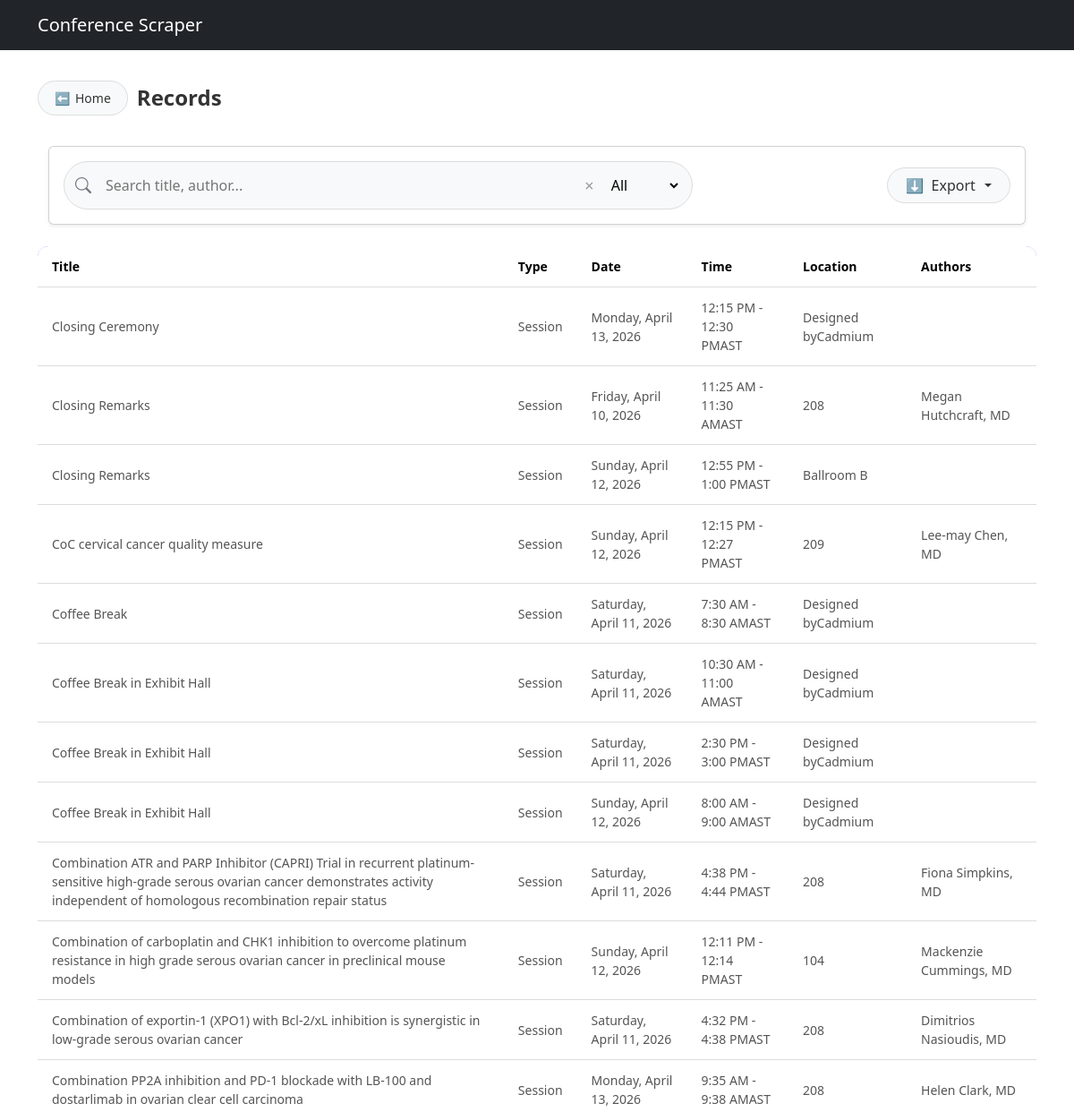
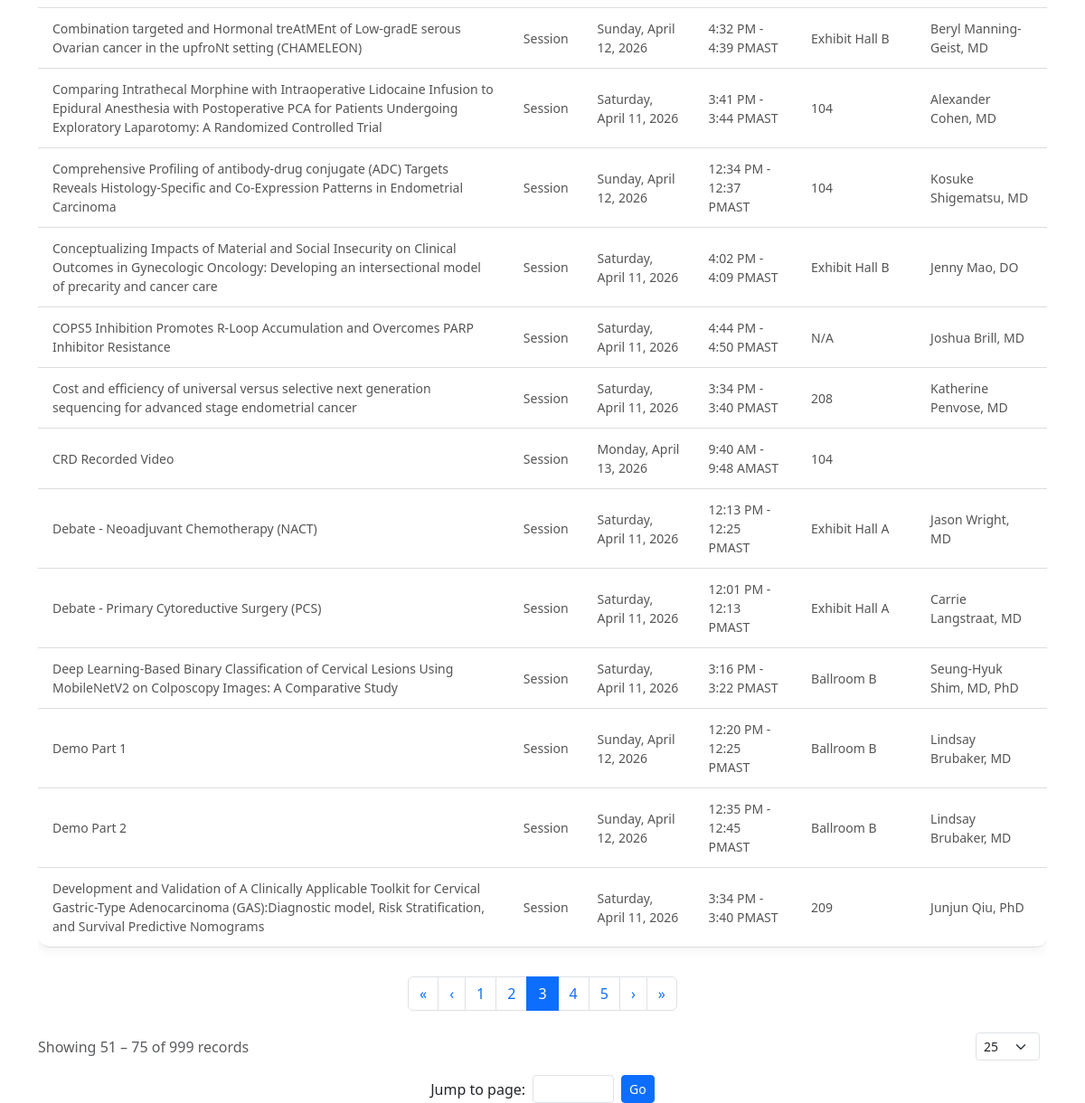
Screenshot of /records/?page=3&search=&type=&limit=25 with the database file from the repository (2 pictures, top to bottom).
### scraper/models.py (models this page shows, shortened)
class ConferenceItem(models.Model):
    SESSION_TYPES = [
        ('Session', 'Session'),
        ('Poster', 'Poster')
    ]
    session_title = models.CharField(max_length=500, default="N/A")
    session_type = models.CharField(max_length=50, choices=SESSION_TYPES)
    poster_title = models.TextField(blank=True, null=True)
    authors = models.TextField(blank=True, null=True)
    affiliations = models.TextField(blank=True, null=True)
    date = models.CharField(max_length=50, blank=True, null=True)
    time = models.CharField(max_length=50, blank=True, null=True)
    location = models.CharField(max_length=255, blank=True, null=True)
    session_category = models.CharField(max_length=255, blank=True, null=True)
    presentation_type = models.CharField(max_length=255, blank=True, null=True)
    description = models.TextField(blank=True, null=True)
    created_at = models.DateTimeField(auto_now_add=True)

### scraper/views.py (the view, shortened to what this page needs)
# urls.py: path("records/", views.records, name="records"),
def records(request):
    search_query = request.GET.get("search", "")
    type_filter = request.GET.get("type", "")
    limit = request.GET.get("limit", 25)
    data = ConferenceItem.objects.all()
    if type_filter:
        data = data.filter(session_type=type_filter)
    paginator = Paginator(data, limit)
    page_number = request.GET.get("page", 1)
    records = paginator.get_page(page_number)
    start_index = records.start_index()
    end_index = records.end_index()
    total_records = paginator.count
    context = {
        "records": records,
        "search_query": search_query,
        "type_filter": type_filter,
        "limit": int(limit),
        "start_index": start_index,
        "end_index": end_index,
        "total_records": total_records,
    }
    return render(request, "records.html", context)

### scraper/templates/records.html (shortened to what this page needs)
{% extends "base.html" %}
{% block content %}
<div class="records-header d-flex flex-wrap align-items-center justify-content-between mb-4">
  <a href="/" class="back-btn">
    ⬅ <span>Home</span>
  </a>
  <h2 class="records-title mb-0">Records</h2>
</div>
<div class="container mt-3">
  <div class="card shadow-sm p-3 mb-4">
    <div class="row g-2 align-items-center">
      <div class="col-md-8 col-sm-12">
        <form id="searchForm">
            <div class="search-wrapper d-flex align-items-center">
            <i class="bi bi-search search-icon"></i>
            <input
                type="text"
                id="searchInput"
                name="search"
                value="{{ search_query }}"
                placeholder="Search title, author..."
                class="search-input"
            >
            <span class="clear-btn" onclick="clearSearch()">&times;</span>
            <select name="type" id="typeFilter" class="filter-dropdown">
                <option value="">All</option>
            </select>
            </div>
          </form>
        </div>
      <div class="col-md-4 col-sm-12 text-md-end text-start">
        <div class="dropdown export-dropdown">
            <button class="dropdown-toggle export-btn w-100 w-md-auto" type="button" data-bs-toggle="dropdown">
            ⬇ <span class="ms-1">Export</span>
            </button>
        </div>
      </div>
    </div>
  </div>
</div>
<div class="table-responsive">
  <table class="table professional-table">
    <thead>
      <tr>
        <th>Title</th>
        <th>Type</th>
        <th>Date</th>
        <th>Time</th>
        <th>Location</th>
        <th>Authors</th>
      </tr>
    </thead>
    <tbody>
      {% for record in records %}
      <tr>
        <td>
          {% if record.session_title %}
            {{ record.session_title }}
          {% else %}
            {{ record.poster_title }}
          {% endif %}
        </td>
        <td>{{ record.session_type }}</td>
        <td>{{ record.date }}</td>
        <td>{{ record.time }}</td>
        <td>{{ record.location }}</td>
        <td>{{ record.authors }}</td>
      </tr>
      {% empty %}
      <tr>
        <td colspan="6" class="text-center">No records found</td>
      </tr>
      {% endfor %}
    </tbody>
  </table>
</div>
<nav class="mt-3">
  <ul class="pagination justify-content-center flex-wrap">
    {% if records.has_previous %}
    <li class="page-item">
      <a class="page-link" href="?page=1&search={{search_query}}&type={{type_filter}}&limit={{limit}}">&laquo;</a>
    </li>
    <li class="page-item">
      <a class="page-link" href="?page={{records.previous_page_number}}&search={{search_query}}&type={{type_filter}}&limit={{limit}}">&lsaquo;</a>
    </li>
    {% endif %}
    {% for num in records.paginator.page_range %}
      {% if num >= records.number|add:-2 and num <= records.number|add:2 %}
      <li class="page-item {% if records.number == num %}active{% endif %}">
        <a class="page-link" href="?page={{num}}&search={{search_query}}&type={{type_filter}}&limit={{limit}}">
          {{num}}
        </a>
      </li>
      {% endif %}
    {% endfor %}
    {% if records.has_next %}
    <li class="page-item">
      <a class="page-link" href="?page={{records.next_page_number}}&search={{search_query}}&type={{type_filter}}&limit={{limit}}">&rsaquo;</a>
    </li>
    <li class="page-item">
      <a class="page-link" href="?page={{records.paginator.num_pages}}&search={{search_query}}&type={{type_filter}}&limit={{limit}}">&raquo;</a>
    </li>
    {% endif %}
  </ul>
</nav>
<div class="d-flex justify-content-between align-items-center flex-wrap mt-4">
  <div id="recordsSummary" class="text-muted">
    Showing {{start_index}} – {{end_index}} of {{total_records}} records
  </div>
  <form method="get" class="d-flex align-items-center">
    <select name="limit" class="form-select form-select-sm me-2" onchange="this.form.submit()">
      <option value="25" {% if limit == 25 %}selected{% endif %}>25</option>
    </select>
  </form>
</div>
<div class="text-center mt-3">
  <form method="get" class="d-inline-flex align-items-center">
    <label class="me-2">Jump to page:</label>
    <input type="number"
      name="page"
      min="1"
      max="{{records.paginator.num_pages}}"
      class="form-control form-control-sm me-2"
      style="width:90px;">
    <button class="btn btn-sm btn-primary">Go</button>
  </form>
</div>
<link href="https://cdn.jsdelivr.net/npm/bootstrap-icons/font/bootstrap-icons.css" rel="stylesheet">
{% endblock %}

### scraper/templates/records.html (style rules this page uses)
.search-wrapper { width: 100%; background: #f8f9fa; border-radius: 50px; padding: 8px 12px; border: 1px solid #ddd; gap: 10px; }
.search-icon { font-size: 18px; color: #6c757d; }
.search-input { border: none; outline: none; background: transparent; flex: 1; padding: 6px; }
.clear-btn { cursor: pointer; font-size: 18px; color: #999; }
.filter-dropdown { border: none; outline: none; background: transparent; padding: 5px; cursor: pointer; }
.export-dropdown { background: #f8f9fa; border-radius: 50px; border: 1px solid #ddd; padding: 6px 14px; display: inline-flex; align-items: center; transition: all 0.2s ease; }
.export-btn { border: none; background: transparent; font-weight: 500; color: #333; cursor: pointer; outline: none; }
.export-btn::after { margin-left: 6px; }
.back-btn { display: inline-flex; align-items: center; background: #f8f9fa; border: 1px solid #ddd; border-radius: 50px; padding: 8px 16px; color: #333; text-decoration: none; font-weight: 500; transition: all 0.2s ease; }
.professional-table { width: 100%; border-collapse: separate; border-spacing: 0; border-radius: 12px; overflow: hidden; box-shadow: 0 4px 12px rgba(0,0,0,0.05); background: #f8f9fa; font-family: "Segoe UI", Tahoma, Geneva, Verdana, sans-serif; }
.professional-table thead tr { background: #4e73df; color: #fff; font-weight: 600; text-align: left; font-size: 14px; }
.professional-table thead th:first-child { border-top-left-radius: 12px; }
.professional-table thead th:last-child { border-top-right-radius: 12px; }
.professional-table tbody tr { background: #fff; transition: all 0.2s ease; }
.professional-table th, .professional-table td { padding: 12px 16px; border-bottom: 1px solid #ddd; vertical-align: middle; }
.professional-table tbody tr:last-child td:first-child { border-bottom-left-radius: 12px; }
.professional-table tbody tr:last-child td:last-child { border-bottom-right-radius: 12px; }
.professional-table tbody td { color: #555; font-size: 14px; }
.records-header { width: 100%; padding: 10px 0; display: flex; flex-wrap: wrap; align-items: center; justify-content: space-between; gap: 10px; }
.back-btn { display: inline-flex; align-items: center; gap: 6px; background: #f8f9fa; border: 1px solid #ddd; border-radius: 50px; padding: 8px 18px; font-size: 14px; font-weight: 500; color: #333; text-decoration: none; transition: all 0.25s ease; }
.records-title { font-weight: 600; font-size: 24px; color: #333; margin: 0; flex-grow: 1; text-align: left; }
.records-title { font-weight: 600; color: #333; margin: 0; }

### rows the page displays
ConferenceItem: session_title "Closing Ceremony", session_type "Session", date "Monday, April 13, 2026", time "12:15 PM - 12:30 PMAST", location "Designed byCadmium"
ConferenceItem: session_title "Closing Remarks", session_type "Session", date "Friday, April 10, 2026", time "11:25 AM - 11:30 AMAST", location "208", authors "Megan Hutchcraft, MD"
ConferenceItem: session_title "Closing Remarks", session_type "Session", date "Sunday, April 12, 2026", time "12:55 PM - 1:00 PMAST", location "Ballroom B"
ConferenceItem: session_title "CoC cervical cancer quality measure", session_type "Session", date "Sunday, April 12, 2026", time "12:15 PM - 12:27 PMAST", location "209", authors "Lee-may Chen, MD"
ConferenceItem: session_title "Coffee Break", session_type "Session", date "Saturday, April 11, 2026", time "7:30 AM - 8:30 AMAST", location "Designed byCadmium"
ConferenceItem: session_title "Coffee Break in Exhibit Hall", session_type "Session", date "Saturday, April 11, 2026", time "10:30 AM - 11:00 AMAST", location "Designed byCadmium"
ConferenceItem: session_title "Coffee Break in Exhibit Hall", session_type "Session", date "Saturday, April 11, 2026", time "2:30 PM - 3:00 PMAST", location "Designed byCadmium"
ConferenceItem: session_title "Coffee Break in Exhibit Hall", session_type "Session", date "Sunday, April 12, 2026", time "8:00 AM - 9:00 AMAST", location "Designed byCadmium"
ConferenceItem: session_title "Combination ATR and PARP Inhibitor (CAPRI) Trial in recurrent platinum-sensitive high-grade serous ovarian cancer demonstrates activity independent of homologous recombination repair status", session_type "Session", date "Saturday, April 11, 2026", time "4:38 PM - 4:44 PMAST", location "208", authors "Fiona Simpkins, MD"
ConferenceItem: session_title "Combination of carboplatin and CHK1 inhibition to overcome platinum resistance in high grade serous ovarian cancer in preclinical mouse models", session_type "Session", date "Sunday, April 12, 2026", time "12:11 PM - 12:14 PMAST", location "104", authors "Mackenzie Cummings, MD"
ConferenceItem: session_title "Combination of exportin-1 (XPO1) with Bcl-2/xL inhibition is synergistic in low-grade serous ovarian cancer", session_type "Session", date "Saturday, April 11, 2026", time "4:32 PM - 4:38 PMAST", location "208", authors "Dimitrios Nasioudis, MD"
ConferenceItem: session_title "Combination PP2A inhibition and PD-1 blockade with LB-100 and dostarlimab in ovarian clear cell carcinoma", session_type "Session", date "Monday, April 13, 2026", time "9:35 AM - 9:38 AMAST", location "208", authors "Helen Clark, MD"
ConferenceItem: session_title "Combination targeted and Hormonal treAtMEnt of Low-gradE serous Ovarian cancer in the upfroNt setting (CHAMELEON)", session_type "Session", date "Sunday, April 12, 2026", time "4:32 PM - 4:39 PMAST", location "Exhibit Hall B", authors "Beryl Manning-Geist, MD"
ConferenceItem: session_title "Comparing Intrathecal Morphine with Intraoperative Lidocaine Infusion to Epidural Anesthesia with Postoperative PCA for Patients Undergoing Exploratory Laparotomy: A Randomized Controlled Trial", session_type "Session", date "Saturday, April 11, 2026", time "3:41 PM - 3:44 PMAST", location "104", authors "Alexander Cohen, MD"
ConferenceItem: session_title "Comprehensive Profiling of antibody-drug conjugate (ADC) Targets Reveals Histology-Specific and Co-Expression Patterns in Endometrial Carcinoma", session_type "Session", date "Sunday, April 12, 2026", time "12:34 PM - 12:37 PMAST", location "104", authors "Kosuke Shigematsu, MD"
ConferenceItem: session_title "Conceptualizing Impacts of Material and Social Insecurity on Clinical Outcomes in Gynecologic Oncology: Developing an intersectional model of precarity and cancer care", session_type "Session", date "Saturday, April 11, 2026", time "4:02 PM - 4:09 PMAST", location "Exhibit Hall B", authors "Jenny Mao, DO"
ConferenceItem: session_title "COPS5 Inhibition Promotes R-Loop Accumulation and Overcomes PARP Inhibitor Resistance", session_type "Session", date "Saturday, April 11, 2026", time "4:44 PM - 4:50 PMAST", location "N/A", authors "Joshua Brill, MD"
ConferenceItem: session_title "Cost and efficiency of universal versus selective next generation sequencing for advanced stage endometrial cancer", session_type "Session", date "Saturday, April 11, 2026", time "3:34 PM - 3:40 PMAST", location "208", authors "Katherine Penvose, MD"
ConferenceItem: session_title "CRD Recorded Video", session_type "Session", date "Monday, April 13, 2026", time "9:40 AM - 9:48 AMAST", location "104"
ConferenceItem: session_title "Debate - Neoadjuvant Chemotherapy (NACT)", session_type "Session", date "Saturday, April 11, 2026", time "12:13 PM - 12:25 PMAST", location "Exhibit Hall A", authors "Jason Wright, MD"
ConferenceItem: session_title "Debate - Primary Cytoreductive Surgery (PCS)", session_type "Session", date "Saturday, April 11, 2026", time "12:01 PM - 12:13 PMAST", location "Exhibit Hall A", authors "Carrie Langstraat, MD"
ConferenceItem: session_title "Deep Learning-Based Binary Classification of Cervical Lesions Using MobileNetV2 on Colposcopy Images: A Comparative Study", session_type "Session", date "Saturday, April 11, 2026", time "3:16 PM - 3:22 PMAST", location "Ballroom B", authors "Seung-Hyuk Shim, MD, PhD"
ConferenceItem: session_title "Demo Part 1", session_type "Session", date "Sunday, April 12, 2026", time "12:20 PM - 12:25 PMAST", location "Ballroom B", authors "Lindsay Brubaker, MD"
ConferenceItem: session_title "Demo Part 2", session_type "Session", date "Sunday, April 12, 2026", time "12:35 PM - 12:45 PMAST", location "Ballroom B", authors "Lindsay Brubaker, MD"
ConferenceItem: session_title "Development and Validation of A Clinically Applicable Toolkit for Cervical Gastric-Type Adenocarcinoma (GAS):Diagnostic model, Risk Stratification, and Survival Predictive Nomograms", session_type "Session", date "Saturday, April 11, 2026", time "3:34 PM - 3:40 PMAST", location "209", authors "Junjun Qiu, PhD"

### other values shown
{{ num }} "1" "2" "3" "4" "5"
{{ start_index }} "51"
{{ end_index }} "75"
{{ total_records }} "999"
